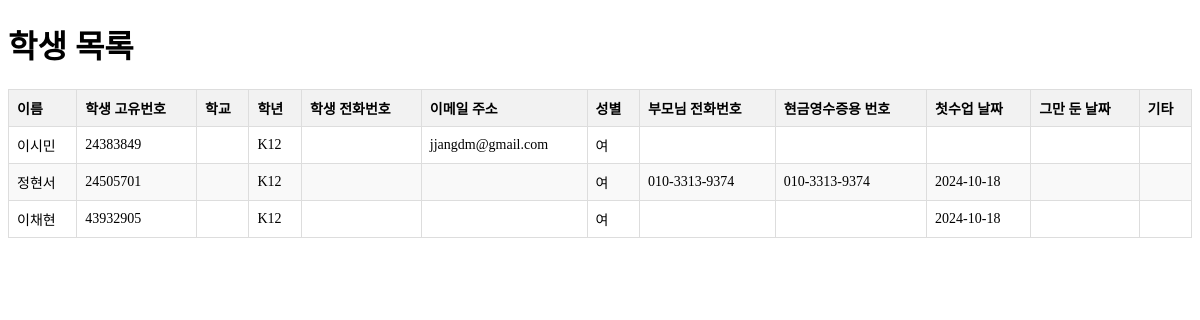
The page /students/ on the database its author committed.
### students/models.py (models this page shows, shortened)
class Student(models.Model):
    GRADE_CHOICES = [
        ('K5', 'K5'), ('K6', 'K6'), ('K7', 'K7'), ('K8', 'K8'),
        ('K9', 'K9'), ('K10', 'K10'), ('K11', 'K11'), ('K12', 'K12'),
    ]
    GENDER_CHOICES = [
        ('M', '남'),
        ('F', '여'),
    ]
    name = models.CharField(max_length=100, verbose_name='이름')
    school = models.ForeignKey(School, on_delete=models.SET_NULL, null=True, blank=True, verbose_name='학교')
    grade = models.CharField(max_length=3, choices=GRADE_CHOICES, null=True, blank=True, verbose_name='학년')
    phone_number = models.CharField(max_length=15, null=True, blank=True, verbose_name='학생 전화번호',
                                    validators=[RegexValidator(regex=r'^\d{3}-\d{3,4}-\d{4}$',
                                                message="형식: 000-0000-0000")])
    email = models.EmailField(null=True, blank=True, verbose_name='이메일 주소')
    gender = models.CharField(max_length=1, choices=GENDER_CHOICES, null=True, blank=True, verbose_name='성별')
    parent_phone = models.CharField(max_length=15, null=True, blank=True, verbose_name='부모님 전화번호',
                                    validators=[RegexValidator(regex=r'^\d{3}-\d{3,4}-\d{4}$',
                                                message="형식: 000-0000-0000")])
    receipt_number = models.CharField(max_length=15, null=True, blank=True, verbose_name='현금영수증용 번호')
    interview_date = models.DateField(null=True, blank=True, verbose_name='인터뷰 날짜')
    interview_score = models.IntegerField(null=True, blank=True, verbose_name='인터뷰 기본 성적',
                                          validators=[MinValueValidator(1), MaxValueValidator(10)])
    interview_info = models.TextField(null=True, blank=True, verbose_name='인터뷰 정보')
    first_class_date = models.DateField(null=True, blank=True, verbose_name='첫수업 날짜')
    quit_date = models.DateField(null=True, blank=True, verbose_name='그만 둔 날짜')
    student_id = models.CharField(max_length=8, unique=True, verbose_name='학생 고유번호')
    personal_file = models.FileField(upload_to='student_files/', null=True, blank=True, verbose_name='개인 파일')
    etc = models.TextField(null=True, blank=True, verbose_name='기타')
    extra1 = models.CharField(max_length=100, null=True, blank=True, verbose_name='예비1')
    extra2 = models.CharField(max_length=100, null=True, blank=True, verbose_name='예비2')
    extra3 = models.CharField(max_length=100, null=True, blank=True, verbose_name='예비3')
    extra4 = models.CharField(max_length=100, null=True, blank=True, verbose_name='예비4')
    extra5 = models.CharField(max_length=100, null=True, blank=True, verbose_name='예비5')
    class Meta:
        verbose_name = '학생'
        verbose_name_plural = '학생들'

### students/views.py (the view)
# urls.py: path('', StudentListView.as_view(), name='student_list'),
class StudentListView(ListView):
    model = Student
    template_name = 'students/student_list.html'
    context_object_name = 'students'
    paginate_by = 20  # 페이지당 20명의 학생을 표시합니다.
    def get_queryset(self):
        return Student.objects.select_related('school').all()

### students/templates/students/student_list.html (shortened to what this page needs)
<!DOCTYPE html>
<html lang="ko">
<head>
</head>
<body>
    <h1>학생 목록</h1>
    <table>
        <thead>
            <tr>
                <th>이름</th>
                <th>학생 고유번호</th>
                <th>학교</th>
                <th>학년</th>
                <th>학생 전화번호</th>
                <th>이메일 주소</th>
                <th>성별</th>
                <th>부모님 전화번호</th>
                <th>현금영수증용 번호</th>
                <th>첫수업 날짜</th>
                <th>그만 둔 날짜</th>
                <th>기타</th>
            </tr>
        </thead>
        <tbody>
            {% for student in students %}
            <tr>
                <td>{{ student.name }}</td>
                <td>{{ student.student_id }}</td>
                <td>{{ student.school.name|default:"" }}</td>
                <td>{{ student.grade|default:"" }}</td>
                <td>{{ student.phone_number|default:"" }}</td>
                <td>{{ student.email|default:"" }}</td>
                <td>{{ student.get_gender_display|default:"" }}</td>
                <td>{{ student.parent_phone|default:"" }}</td>
                <td>{{ student.receipt_number|default:"" }}</td>
                <td>{{ student.first_class_date|date:"Y-m-d"|default:"" }}</td>
                <td>{{ student.quit_date|date:"Y-m-d"|default:"" }}</td>
                <td>{{ student.etc|truncatewords:10|default:"" }}</td>
            </tr>
            {% empty %}
            <tr>
                <td colspan="12">등록된 학생이 없습니다.</td>
            </tr>
            {% endfor %}
        </tbody>
    </table>
</body>
</html>

### students/templates/students/student_list.html (style rules this page uses)
table { width: 100%; border-collapse: collapse; font-size: 14px; }
th, td { border: 1px solid #ddd; padding: 8px; text-align: left; }
th { background-color: #f2f2f2; }
tr:nth-child(even) { background-color: #f9f9f9; }

### rows shown on the page
Student: name "이시민", student_id "24383849", grade "K12", email "jjangdm@gmail.com", gender "여"
Student: name "정현서", student_id "24505701", grade "K12", gender "여", parent_phone "010-3313-9374", receipt_number "010-3313-9374", first_class_date "2024-10-18"
Student: name "이채현", student_id "43932905", grade "K12", gender "여", first_class_date "2024-10-18"
